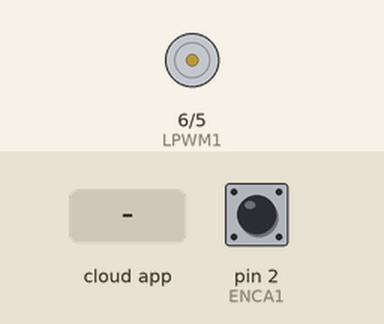
Simulated run of this sketch. Board: Arduino Uno, built with avr-gcc and run on an emulated ATmega328P. On the bench: motor-driver pin pairs drawn as motors (green arrow = first pin HIGH = forward, orange = second pin HIGH = backward, longer = more drive). The test bench sets the inputs (shaded band); at power-on: pin 2 (ENCA1) HIGH. The ROS host is connected and sends only what is stated.

Above: at 1.2 s.
1.3 s: the phone or cloud app sets V3 to -100
At 1.9 s:
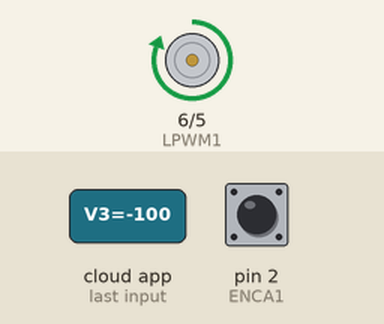
2.8 s: the phone or cloud app sets V3 to 100
At 3.6 s:
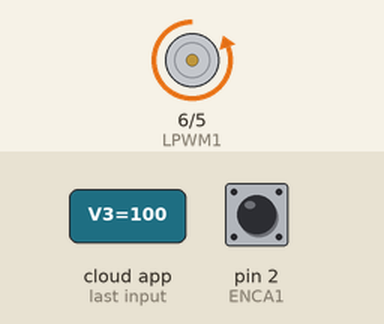
4.3 s: the phone or cloud app sets V3 to 0
At 5.4 s:
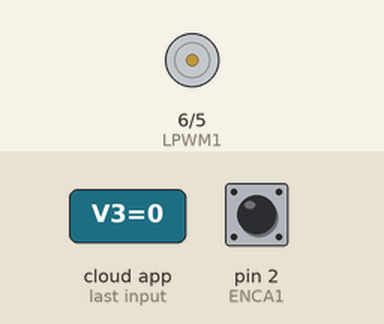
Timing chart, 0 to 7.3 s (numbered marks = the images above; inputs shaded):
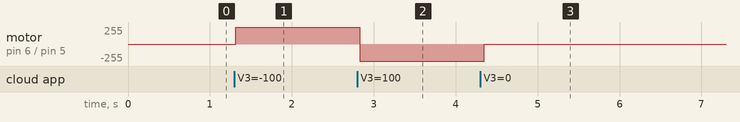

Measured:
- after the input at 1.3 s, motor on pin 6 (LPWM1) / pin 5 (RPWM1): stopped → forward 255/255 at once
- after the input at 2.8 s, motor on pin 6 (LPWM1) / pin 5 (RPWM1): forward 255/255 → backward 255/255 at once
- after the input at 4.3 s, motor on pin 6 (LPWM1) / pin 5 (RPWM1): backward 255/255 → stopped after 0.05 s

The sketch:

Motor3_PID_ROS.ino
```cpp
#define RPWM1 5
#define LPWM1 6
#define ENCA1 2
#define ENCB1 3

//ROS
#include <ros.h>
#include <std_msgs/Float64.h>
#include <std_msgs/Int64.h>

// Error
float error;

//PID
float kp = 0.3718 ;
float ki = kp * 0.75 ;
float kd = kp * 0.00001 ;
float dt = 1;
float prevError;
float integral;
float derivative;
float PID;

// RPM
unsigned long currentMillis, previousMillis;

//PWM
float pwm1;

//ENCODER
volatile long pulse = 0;
volatile long previousEncoder = 0;
volatile long currentEncoder;

// MOTOR
const int ppr = 7; //define number of pulses in one round of encoder
const float GR = 1 / 19.2; //gear ratio
const float R = 0.538048496; //load (omniwheel) ratio
//RPM
float RPM;           //rotating speed in rad/s
float old_RPM = 0;
float new_RPM = 0;
//rad/s
float RPS;
float old_RPS = 0 ;
float new_RPS = 0;
//m/s
float Vel;
float old_Vel = 0;
float new_Vel = 0;
const int interval = 100; //choose interval is 0.1 second (100 milliseconds)

float set_point = 0;
float pulse_pub = 0;

//ROS

ros::NodeHandle nh;
std_msgs::Int64 encoder;

void set_point_callback(const std_msgs::Float64& set_point_3) {
  set_point = set_point_3.data;
}

void pulse_callback(const std_msgs::Int64& pulse_3) {
  pulse_pub = pulse_3.data;
}

ros::Subscriber<std_msgs::Float64> sub("/V3", &set_point_callback);
ros::Publisher encoderValue("/encoderValue_3", &encoder);

void setup() {
  nh.getHardware()->setBaud(57600);//baudrate
  nh.initNode();
  nh.subscribe(sub);
  nh.advertise(encoderValue);

  pinMode (ENCA1, INPUT);
  pinMode (ENCB1, INPUT);

  pinMode(RPWM1, OUTPUT);
  pinMode(LPWM1, OUTPUT);

  digitalWrite(ENCA1, HIGH);
  digitalWrite(ENCB1, HIGH);

  attachInterrupt(digitalPinToInterrupt(ENCA1), readEncoder, CHANGE);
}

void loop() {
  readSpeed();
  nh.loginfo("Encoder_Value_3");

  encoder.data = pulse;
  encoderValue.publish(&encoder);

  nh.spinOnce();

}

void readEncoder() {
  if (digitalRead(ENCA1) == digitalRead(ENCB1)) {
    pulse--;
  } else {
    pulse++;
  }
}

void readSpeed() {
  currentEncoder = pulse;
  currentMillis = millis();
  if (currentMillis - previousMillis > interval)
  {
    previousMillis = currentMillis;
    RPM = (float)((((currentEncoder - previousEncoder) * 600) / ppr) * GR) ;
    RPS = (float)((RPM * 2 * 3.14) / 600); // konversi Rotasi per menit ke Radian per sekon dikali keliling roda dan dibagi waktu
    Vel = (float)(RPS * 0.05); // kecepatan linear adalah kecepatan sudut dikali dengan jari jari roda

    previousEncoder = currentEncoder;
    new_RPM = RPM;
    new_RPS = RPS;
    new_Vel = Vel;

    error = abs (set_point) - abs (new_Vel);
    integral += error * dt;
    derivative = ((error - prevError)  / dt );

    PID = (kp * error) + (ki * integral) + (kd * derivative);
    prevError = error;

    pwm1 =  ((512.25 * PID) + 5.3486);
    pwm1 = min(max(pwm1, 0), 255);

    old_RPM = new_RPM;
    old_RPS = new_RPS;
    old_Vel = new_Vel;

    if (set_point > 0.0) {
      analogWrite(RPWM1, pwm1);
      analogWrite(LPWM1, 0);
    }
    else if (set_point < 0.0) {
      analogWrite(LPWM1, pwm1);
      analogWrite(RPWM1, 0);
    }
    else if (set_point == 0.0) {
      analogWrite(LPWM1, 0);
      analogWrite(RPWM1, 0);
    }
  }
}
```
